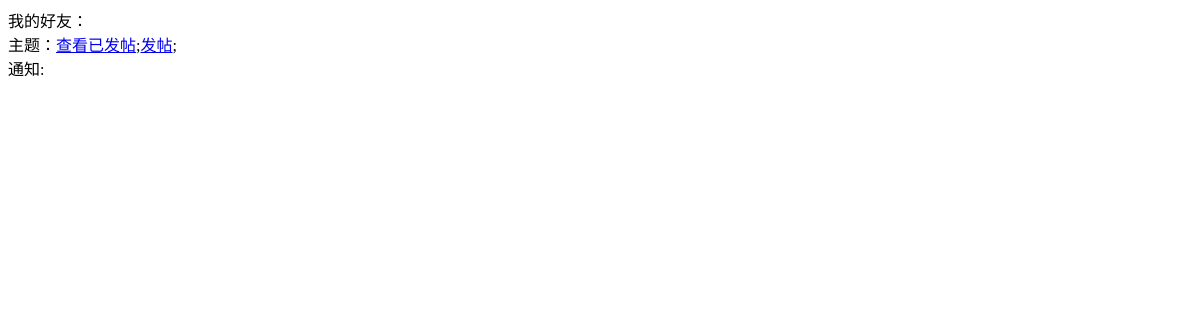
Before: /user/notices/ (signed in) with the older database file.
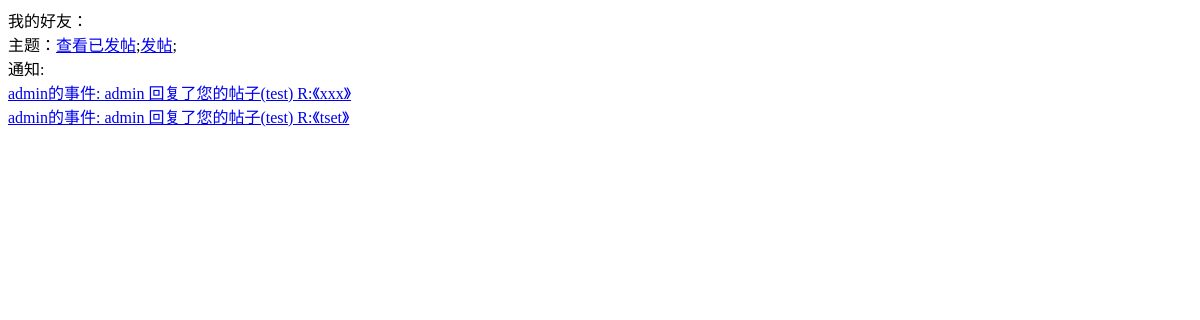
After: the same page with the newer database file.
### forum/models.py (models this page shows, shortened)
class Notice(models.Model):
    sender = models.ForeignKey(
        settings.AUTH_USER_MODEL, related_name='notice_sender', on_delete=models.PROTECT)  # 发送者
    receiver = models.ForeignKey(
        settings.AUTH_USER_MODEL, related_name='notice_receiver', on_delete=models.PROTECT)  # 接收者
    content_type = models.ForeignKey(ContentType, on_delete=models.PROTECT)
    object_id = models.PositiveIntegerField()
    event = GenericForeignKey('content_type', 'object_id')
    status = models.BooleanField(default=False)  # 是否阅读
    type = models.IntegerField()  # 通知类型 0:评论 1:好友消息 2:好友申请
    created_at = models.DateTimeField(auto_now_add=True)
    updated_at = models.DateTimeField(auto_now=True)
    class Meta:
        db_table = 'notice'
        ordering = ['-created_at']
        verbose_name_plural = u'通知'
    def __str__(self):
        return u"%s的事件: %s" % (self.sender, self.description())
    def description(self):
        if self.event:
            return self.event.description()
        return "No Event"

class LoginUser(AbstractUser):
    levels = models.PositiveIntegerField(default=0, verbose_name=u'积分')
    avatar = models.CharField(
        max_length=200, default='/static/tx/default.jpg', verbose_name=u'头像')
    privilege = models.CharField(max_length=200, default=0, verbose_name=u'权限')
    friends = models.ManyToManyField(
        'self', blank=True, null=True, related_name='friends')
    class Meta:
        db_table = 'loginuser'
        verbose_name_plural = u'用户'
        ordering = ['-date_joined']
    def __str__(self):
        return self.get_username()

class Comment(models.Model):  # 评论
    post = models.ForeignKey(Post, on_delete=models.PROTECT)
    author = models.ForeignKey(settings.AUTH_USER_MODEL, on_delete=models.PROTECT)
    comment_parent = models.ForeignKey(
        'self', blank=True, null=True, related_name='childcomment', on_delete=models.PROTECT)
    content = models.TextField()
    created_at = models.DateTimeField(auto_now_add=True)
    updated_at = models.DateTimeField(auto_now=True)
    class Meta:
        db_table = 'comment'
        ordering = ['created_at']
        verbose_name_plural = u'评论'
    def description(self):
        return u'%s 回复了您的帖子(%s) R:《%s》' % (self.author, self.post,
                                           self.content)

class Post(models.Model):  # 文章
    title = models.CharField(max_length=30)
    author = models.ForeignKey(
        settings.AUTH_USER_MODEL, related_name='post_author', on_delete=models.PROTECT)  # 作者
    column = models.ForeignKey(Column, on_delete=models.PROTECT)  # 所属板块
    type_name = models.ForeignKey(PostType, on_delete=models.PROTECT)  # 文章类型
    content = models.TextField()
    view_times = models.IntegerField(default=0)  # 浏览次数
    responce_times = models.IntegerField(default=0)  # 回复次数
    last_response = models.ForeignKey(settings.AUTH_USER_MODEL, on_delete=models.PROTECT)  # 最后回复者
    created_at = models.DateTimeField(auto_now_add=True)
    updated_at = models.DateTimeField(auto_now=True)
    class Meta:
        db_table = 'post'
        ordering = ['-created_at']
        verbose_name_plural = u'主题'
    def __str__(self):
        return self.title

### forum/views.py (the view)
# urls.py: re_path(r'^user/notices/$', views.shownotice, name='show_notice'),
@login_required(login_url=reverse_lazy('user_login'))
def shownotice(request):
    notice_list = Notice.objects.filter(receiver=request.user, status=False)
    myfriends = LoginUser.objects.get(username=request.user).friends.all()
    return render(request, 'notice_list.html', {
        'notice_list': notice_list,
        'myfriends': myfriends
    })

### forum/middle.py (called while the page is built)
    def process_request(self, request):
        if 'HTTP_X_FORWARDED_FOR' in request.META:
            ip = request.META['HTTP_X_FORWARDED_FOR']
        else:
            ip = request.META['REMOTE_ADDR']
        online_ips = cache.get("online_ips", [])
        if online_ips:
            online_ips = list(cache.get_many(online_ips).keys())
        cache.set(ip, 0, 5 * 60)
        if ip not in online_ips:
            online_ips.append(ip)
        cache.set("online_ips", online_ips)

### forum/templates/notice_list.html (shortened to what this page needs)
主题：<a href="{% url 'user_post' %}">查看已发帖</a>;<a href="{% url 'post_create' %}">发帖</a>;<br>
通知:<br>
{% for notice in notice_list %}
	{% ifequal notice.type 2 %}
		{{ notice }} <a href="{% url 'friend_agree' notice.pk 1 %}">同意</a>|<a href="{% url 'friend_agree' notice.pk 2 %}">拒绝</a><br>
	{% else %}
		<a href="{% url 'notice_detail' notice.pk %}">{{ notice }}</a><br>
	{% endifequal %}
{% endfor %}

Changed rows visible on the page:
added Notice: sender+content_type+object "admin的事件: admin 回复了您的帖子(test) R:《xxx》"
added Notice: sender+content_type+object "admin的事件: admin 回复了您的帖子(test) R:《tset》"
